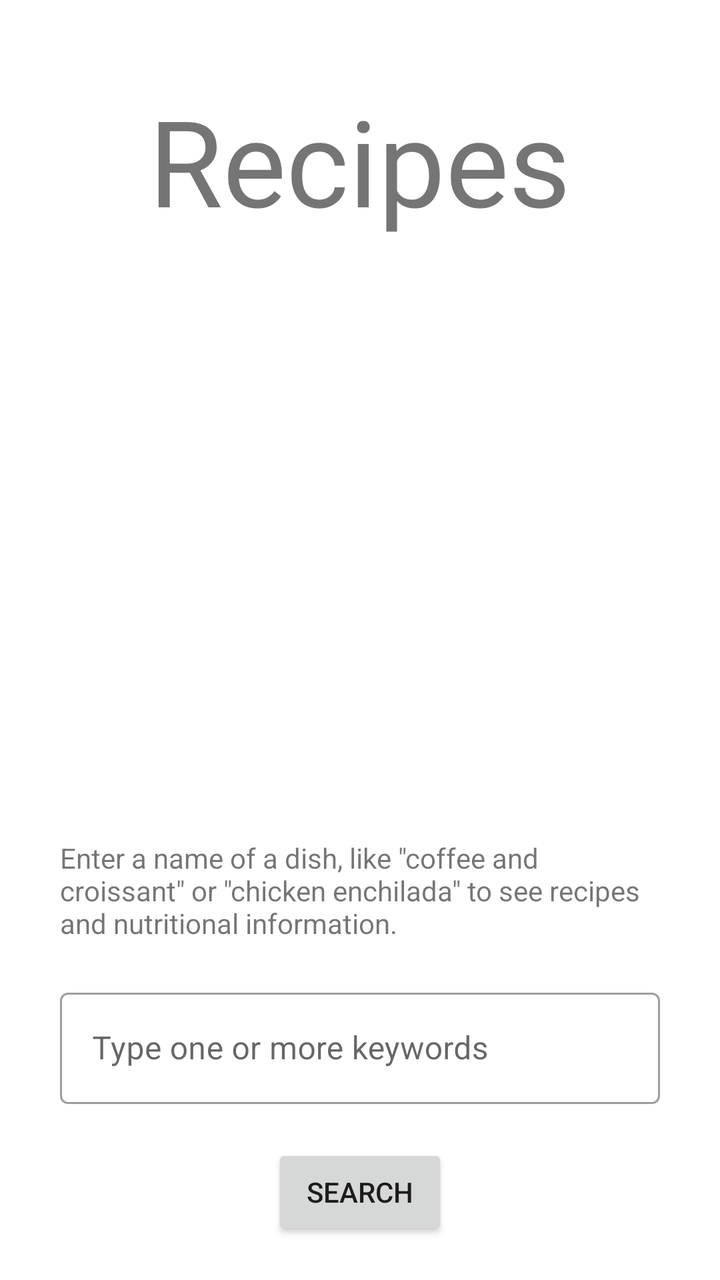
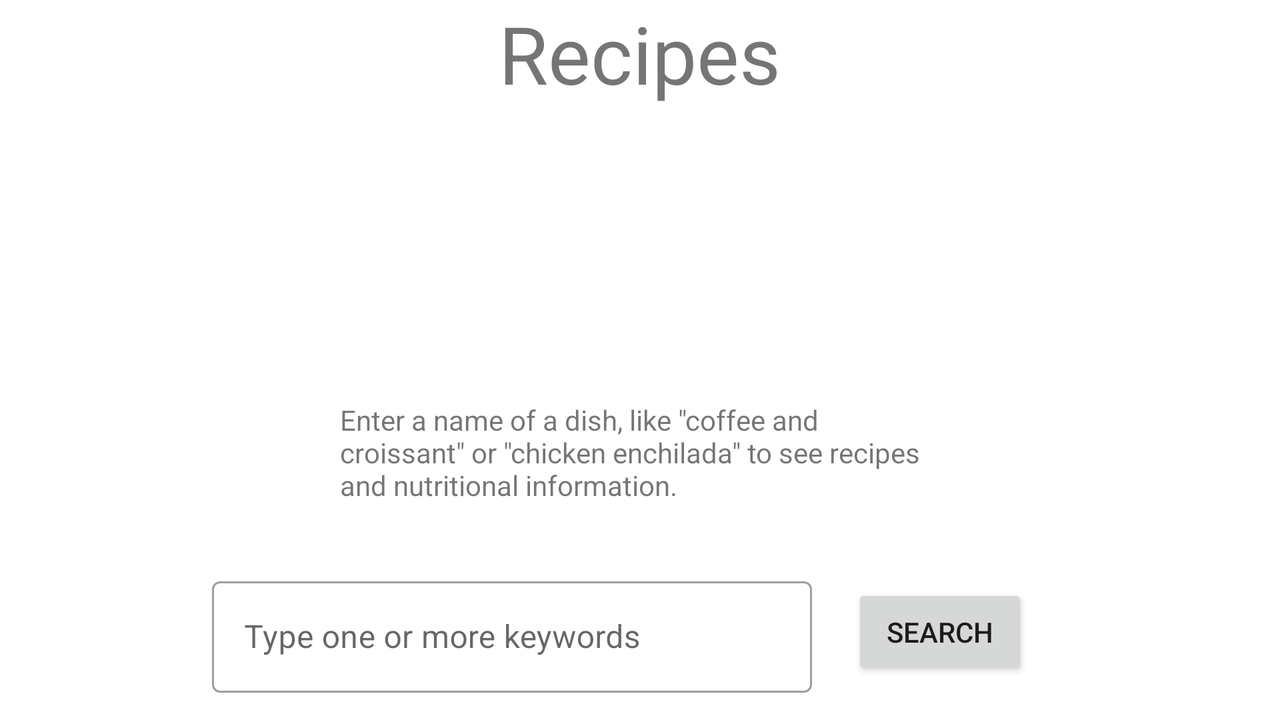

One screen, two layout resources from the same app: the default and the author's alternative for another configuration. Each is rendered where Android would select it; the XML of both is given below.
<!-- AndroidManifest.xml: application theme Theme.Project -->
<!-- res/layout/fragment_small_a.xml -->
<?xml version="1.0" encoding="utf-8"?>
<FrameLayout xmlns:android="http://schemas.android.com/apk/res/android"
    xmlns:tools="http://schemas.android.com/tools"
    android:layout_width="match_parent"
    android:layout_height="match_parent"
    tools:context=".SmallA">

    <TextView
        android:layout_width="wrap_content"
        android:layout_height="wrap_content"
        android:text="Recipes"
        android:textSize="60sp"
        android:layout_gravity="center_horizontal"
        android:layout_margin="40dp"/>

    <LinearLayout
        android:layout_width="wrap_content"
        android:layout_height="wrap_content"
        android:layout_gravity="center_horizontal|bottom"
        android:orientation="vertical">

        <TextView
            android:layout_width="300dp"
            android:layout_height="wrap_content"
            android:layout_gravity="center"
            android:layout_margin="20dp"
            android:text="@string/enter_a_what_you_have_eaten_like_coffee_and_croissant_or_chicken_enchilada_to_see_how_it_works_we_have_accurate_data_tens_of_thousands_of_foods_including_international_dishes" />

        <com.google.android.material.textfield.TextInputLayout
            android:id="@+id/textField"
            style="@style/Widget.MaterialComponents.TextInputLayout.OutlinedBox"
            android:layout_width="300dp"
            android:layout_height="wrap_content"
            android:layout_gravity="center"
            android:hint="@string/type_one_or_more_keywords">

            <com.google.android.material.textfield.TextInputEditText
                android:layout_width="match_parent"
                android:layout_height="wrap_content"
                android:text="" />

        </com.google.android.material.textfield.TextInputLayout>

        <Button
            android:id="@+id/button_search_recipe"
            android:layout_width="wrap_content"
            android:layout_height="wrap_content"
            android:layout_gravity="center"
            android:layout_margin="20dp"
            android:text="@string/search" />
    </LinearLayout>


</FrameLayout>
<!-- resources referenced by this layout -->
<resources>
  <string name="enter_a_what_you_have_eaten_like_coffee_and_croissant_or_chicken_enchilada_to_see_how_it_works_we_have_accurate_data_tens_of_thousands_of_foods_including_international_dishes">Enter a name of a dish, like \"coffee and croissant\" or \"chicken enchilada\" to see recipes and nutritional information.</string>
  <string name="search">Search</string>
  <string name="type_one_or_more_keywords">Type one or more keywords</string>
  <style name="Theme.Project" parent="Theme.MaterialComponents.DayNight.DarkActionBar">
          
          <item name="colorPrimary">@color/purple_500</item>
          <item name="colorPrimaryVariant">@color/purple_700</item>
          <item name="colorOnPrimary">@color/white</item>
          
          <item name="colorSecondary">@color/teal_200</item>
          <item name="colorSecondaryVariant">@color/teal_700</item>
          <item name="colorOnSecondary">@color/black</item>
          
          <item name="android:statusBarColor">?attr/colorPrimaryVariant</item>
          
      </style>
</resources>
<!-- res/layout-land/fragment_small_a.xml (the author's variant of the layout above) -->
<!-- drawn on the phone turned sideways -->
<?xml version="1.0" encoding="utf-8"?>
<FrameLayout xmlns:android="http://schemas.android.com/apk/res/android"
    xmlns:tools="http://schemas.android.com/tools"
    android:layout_width="match_parent"
    android:layout_height="match_parent"
    tools:context=".SmallA">

    <TextView
        android:layout_width="wrap_content"
        android:layout_height="wrap_content"
        android:layout_gravity="center_horizontal"
        android:text="Recipes"
        android:textSize="40sp" />

    <LinearLayout
        android:layout_width="wrap_content"
        android:layout_height="wrap_content"
        android:orientation="vertical"
        android:layout_gravity="center_horizontal|bottom">

        <TextView
            android:layout_width="300dp"
            android:layout_height="wrap_content"
            android:layout_gravity="center"
            android:layout_margin="20dp"
            android:text="@string/enter_a_what_you_have_eaten_like_coffee_and_croissant_or_chicken_enchilada_to_see_how_it_works_we_have_accurate_data_tens_of_thousands_of_foods_including_international_dishes" />

        <LinearLayout
            android:layout_width="wrap_content"
            android:layout_height="wrap_content"
            android:orientation="horizontal">

            <com.google.android.material.textfield.TextInputLayout
                android:id="@+id/textField"
                style="@style/Widget.MaterialComponents.TextInputLayout.OutlinedBox"
                android:layout_width="300dp"
                android:layout_height="wrap_content"
                android:layout_gravity="center"
                android:hint="@string/type_one_or_more_keywords">

                <com.google.android.material.textfield.TextInputEditText
                    android:layout_width="match_parent"
                    android:layout_height="wrap_content"
                    android:text="" />

            </com.google.android.material.textfield.TextInputLayout>

            <Button
                android:id="@+id/button_search_recipe"
                android:layout_width="wrap_content"
                android:layout_height="wrap_content"
                android:layout_gravity="center"
                android:layout_margin="20dp"
                android:text="@string/search" />
        </LinearLayout>
    </LinearLayout>


</FrameLayout>
